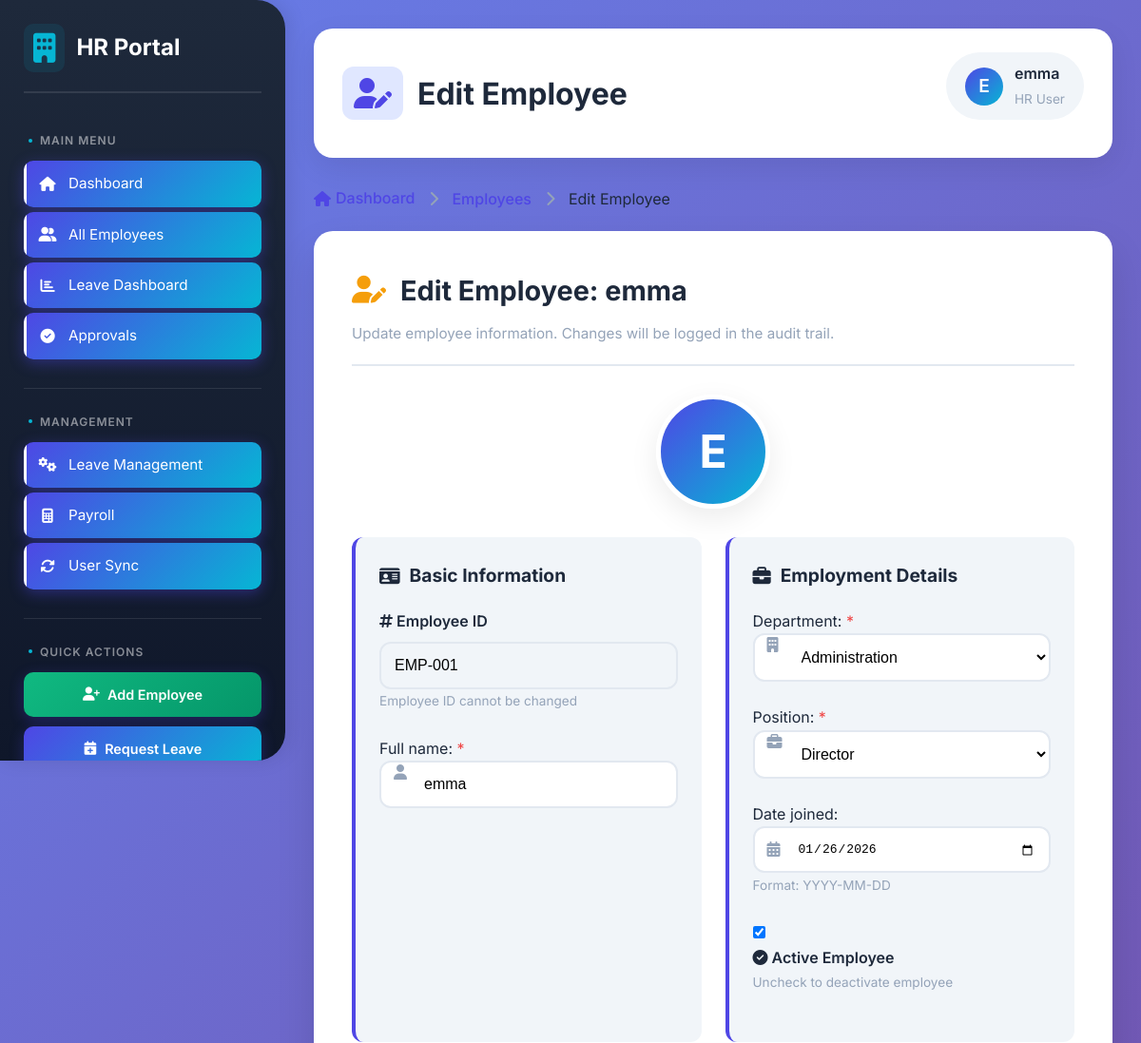
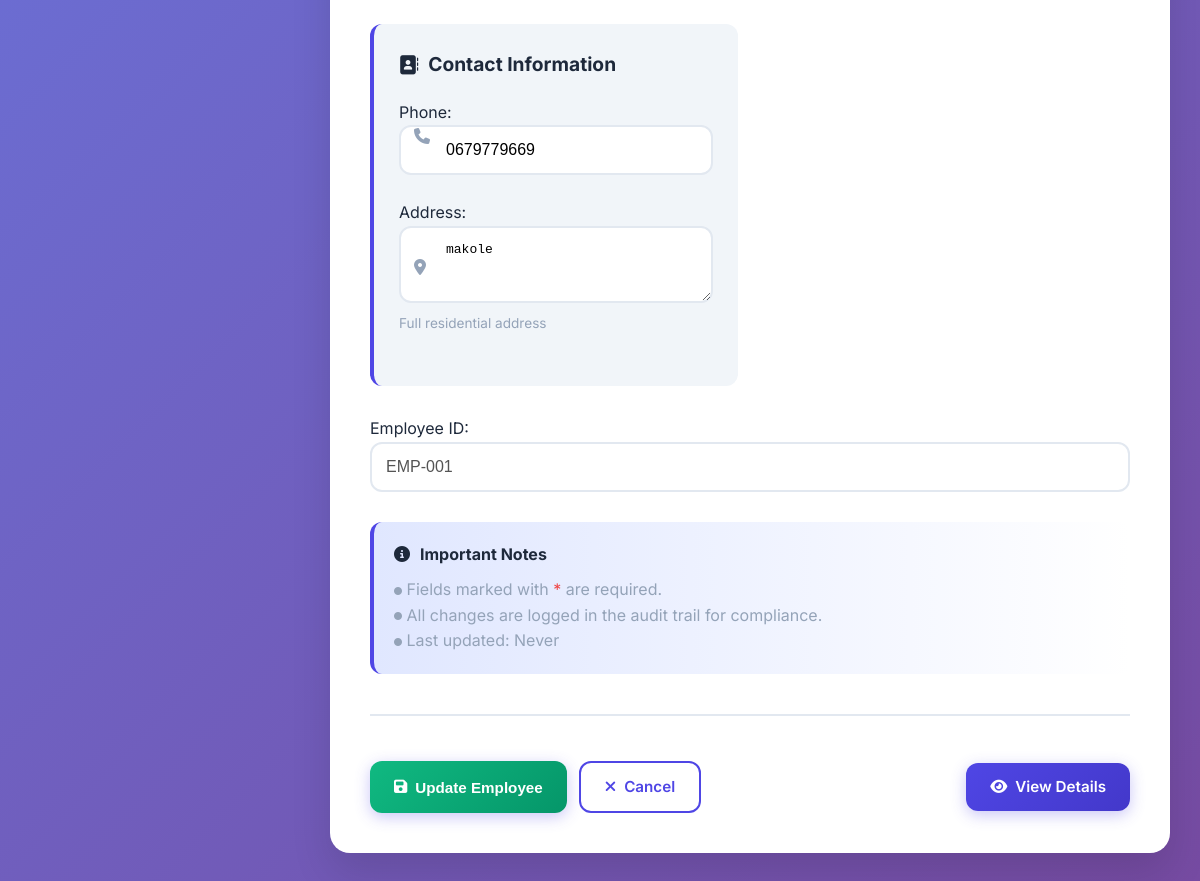
The page /hr/employees/1/edit/ (signed in) on the database its author committed (2 pictures, top to bottom).
### hr/models.py (models this page shows, shortened)
class Employee(models.Model):
    DEPARTMENT_CHOICES = [
        ('', '--- Select Department ---'),
        ('HR', 'Human Resources'),
        ('Finance', 'Finance'),
        ('Procurement', 'Procurement'),
        ('Inventory', 'Inventory/Warehouse'),
        ('Auditor', 'Auditing'),
        ('IT', 'Information Technology'),
        ('Sales', 'Sales'),
        ('Administration', 'Administration'),
    ]
    POSITION_CHOICES = [
        ('', '--- Select Position ---'),
        ('Manager', 'Manager'),
        ('Supervisor', 'Supervisor'),
        ('Staff', 'Staff'),
        ('Officer', 'Officer'),
        ('Assistant', 'Assistant'),
        ('Director', 'Director'),
        ('Coordinator', 'Coordinator'),
    ]
    user = models.OneToOneField(
        User,
        on_delete=models.SET_NULL,
        null=True,
        blank=True
    )
    employee_id = models.CharField(max_length=20, unique=True, blank=True)  # Added blank=True
    full_name = models.CharField(max_length=100)
    department = models.CharField(max_length=50, choices=DEPARTMENT_CHOICES)  # Added choices
    position = models.CharField(max_length=50, choices=POSITION_CHOICES)  # Added choices
    phone = models.CharField(max_length=20)
    address = models.TextField()
    date_joined = models.DateField()
    is_active = models.BooleanField(default=True)
    class Meta:
        ordering = ['employee_id']

### hr/views.py (the view)
# urls.py: path('employees/<int:employee_id>/edit/', views.employee_update, name='employee_update'),
@login_required
@group_required('HR')
def employee_update(request, employee_id):
    employee = get_object_or_404(Employee, id=employee_id)
    if request.method == 'POST':
        form = EmployeeForm(request.POST, instance=employee)
        if form.is_valid():
            old_name = employee.full_name  # Save old name
            form.save()
            audit_log(
                user=request.user,
                action='UPDATE',
                module='HR',
                object_type='Employee',
                object_id=employee.id,
                description=sanitize_audit_text(f'Updated employee record: {old_name} to {employee.full_name}'),
                request=request
            )
            return redirect('hr:employee_detail', employee_id=employee.id)
    else:
        form = EmployeeForm(instance=employee)
    context = {'form': form, 'title': 'Edit Employee', 'employee': employee}
    return render(request, 'hr/employee_form.html', context)

### hr/templates/hr/employee_form.html (shortened to what this page needs)
{% load static %}
<!DOCTYPE html>
<html lang="en">
<head>
    <link rel="stylesheet" href="https://cdnjs.cloudflare.com/ajax/libs/font-awesome/6.4.0/css/all.min.css">
    <link rel="stylesheet" href="{% static 'css/hr-main.css' %}">
    <link rel="stylesheet" href="{% static 'css/hr-components.css' %}">
    <link rel="stylesheet" href="{% static 'css/hr-responsive.css' %}">
    <link rel="stylesheet" href="{% static 'css/hr-notifications.css' %}">
</head>
<body>
    <div class="sidebar">
        <div class="logo">
            <i class="fas fa-building"></i>
            <span>HR Portal</span>
        </div>
        <div class="nav-section">
            <div class="nav-title">Main Menu</div>
            <a href="{% url 'hr:hr_dashboard' %}" class="nav-item">
                <i class="fas fa-home"></i>
                <span>Dashboard</span>
            </a>
            <a href="{% url 'hr:employee_list' %}" class="nav-item">
                <i class="fas fa-user-friends"></i>
                <span>All Employees</span>
            </a>
            <a href="{% url 'hr:leave_dashboard' %}" class="nav-item">
                <i class="fas fa-chart-bar"></i>
                <span>Leave Dashboard</span>
            </a>
            <a href="{% url 'hr:leave_approval_list' %}" class="nav-item">
                <i class="fas fa-check-circle"></i>
                <span>Approvals</span>
            </a>
        </div>
        <div class="sidebar-divider"></div>
        <div class="nav-section">
            <div class="nav-title">Management</div>
            <a href="{% url 'hr:hr_leave_management' %}" class="nav-item">
                <i class="fas fa-cogs"></i>
                <span>Leave Management</span>
            </a>
            <a href="{% url 'hr:finance_leaves_view' %}" class="nav-item">
                <i class="fas fa-calculator"></i>
                <span>Payroll</span>
            </a>
            <a href="{% url 'hr:user_sync' %}" class="nav-item">
                <i class="fas fa-sync-alt"></i>
                <span>User Sync</span>
            </a>
        </div>
        <div class="sidebar-divider"></div>
        <div class="nav-section sidebar-actions">
            <div class="nav-title">Quick Actions</div>
            <a href="{% url 'hr:employee_create' %}" class="sidebar-btn success active">
                <i class="fas fa-user-plus"></i>
                Add Employee
            </a>
            <a href="{% url 'hr:leave_request_create' %}" class="sidebar-btn">
                <i class="fas fa-calendar-plus"></i>
                Request Leave
            </a>
        </div>
    </div>
    <div class="main-content">
        <div class="header">
            <h1>
                <i class="fas fa-user-edit"></i>
                {{ title }}
            </h1>
            <div class="header-right">
                <div class="user-info">
                    <div class="user-avatar">
                        {% if user.get_full_name %}
                            {{ user.get_full_name|first|upper }}
                        {% else %}
                            {{ user.username|first|upper }}
                        {% endif %}
                    </div>
                    <div>
                        <div style="color: var(--dark); font-weight: 600;">
                            {% if user.get_full_name %}
                                {{ user.get_full_name }}
                            {% else %}
                                {{ user.username }}
                            {% endif %}
                        </div>
                        <small style="color: var(--gray); font-size: 0.85em;">
                            {{ user.groups.first|default:"HR User" }}
                        </small>
                    </div>
                </div>
            </div>
        </div>
        <div class="breadcrumb" style="margin-bottom: 20px;">
            <a href="{% url 'hr:hr_dashboard' %}" class="action-link">
                <i class="fas fa-home"></i> Dashboard
            </a>
            <i class="fas fa-chevron-right" style="color: var(--gray); margin: 0 10px;"></i>
            <a href="{% url 'hr:employee_list' %}" class="action-link">
                Employees
            </a>
            <i class="fas fa-chevron-right" style="color: var(--gray); margin: 0 10px;"></i>
            <span style="color: var(--dark);">{{ title }}</span>
        </div>
        <div class="form-card fade-in">
            <div class="form-header">
                <h1>
                    {% if employee %}
                    <i class="fas fa-user-edit" style="color: var(--warning);"></i>
                    Edit Employee: {{ employee.full_name }}
                    {% else %}
                    <i class="fas fa-user-plus" style="color: var(--success);"></i>
                    Add New Employee
                    {% endif %}
                </h1>
                <p class="subtitle">
                    {% if employee %}
                    Update employee information. Changes will be logged in the audit trail.
                    {% else %}
                    Create a new employee record. Fill in all required fields marked with *.
                    {% endif %}
                </p>
            </div>
            <form method="POST" id="employeeForm">
                <div style="text-align: center; margin-bottom: 30px;">
                    <div class="avatar-preview" id="avatarPreview">
                    </div>
                </div>
                <div class="form-grid">
                    <div class="form-section">
                        <h3>
                            <i class="fas fa-id-card"></i>
                            Basic Information
                        </h3>
                        <div class="form-group">
                            <label for="id_employee_id" class="form-label">
                                <i class="fas fa-hashtag"></i> Employee ID
                            </label>
                            {% if employee %}
                            <input type="text"
                                   class="form-control"
                                   value="{{ employee.employee_id }}"
                                   readonly
                                   style="background: var(--gray-extra-light);">
                            <small class="form-text">Employee ID cannot be changed</small>
                            {% endif %}
                        </div>
                        <div class="form-group required-field">
                            {{ form.full_name.label_tag }}
                            {{ form.full_name }}
                        </div>
                    </div>
                    <div class="form-section">
                        <h3>
                            <i class="fas fa-briefcase"></i>
                            Employment Details
                        </h3>
                        <div class="form-group required-field">
                            {{ form.department.label_tag }}
                            {{ form.department }}
                        </div>
                        <div class="form-group required-field">
                            {{ form.position.label_tag }}
                            {{ form.position }}
                        </div>
                        <div class="form-group">
                            {{ form.date_joined.label_tag }}
                            {{ form.date_joined }}
                            <small class="form-text">Format: YYYY-MM-DD</small>
                        </div>
                        <div class="form-group">
                            <div class="checkbox-group">
                                {{ form.is_active }}
                                <label for="id_is_active" class="form-label" style="margin-bottom: 0;">
                                    <i class="fas fa-check-circle"></i> Active Employee
                                </label>
                            </div>
                            <small class="form-text">Uncheck to deactivate employee</small>
                        </div>
                    </div>
                    <div class="form-section">
                        <h3>
                            <i class="fas fa-address-book"></i>
                            Contact Information
                        </h3>
                        <div class="form-group">
                            {{ form.phone.label_tag }}
                            {{ form.phone }}
                        </div>
                        <div class="form-group">
                            {{ form.address.label_tag }}
                            {{ form.address }}
                            <small class="form-text">Full residential address</small>
                        </div>
                    </div>
                </div>
                {% for field in form %}
                    {% if field.name not in 'full_name,department,position,date_joined,is_active,phone,email,address,employee_id' %}
                    <div class="form-group">
                        {{ field.label_tag }}
                        {{ field }}
                    </div>
                    {% endif %}
                {% endfor %}
                <div class="form-note">
                    <h4>
                        <i class="fas fa-info-circle"></i>
                        Important Notes
                    </h4>
                    <p class="text-muted">
                        <i class="fas fa-circle me-1" style="font-size: 0.5em; vertical-align: middle;"></i>
                        Fields marked with <span class="text-danger">*</span> are required.
                    </p>
                    <p class="text-muted">
                        <i class="fas fa-circle me-1" style="font-size: 0.5em; vertical-align: middle;"></i>
                        All changes are logged in the audit trail for compliance.
                    </p>
                    {% if employee %}
                    <p class="text-muted">
                        <i class="fas fa-circle me-1" style="font-size: 0.5em; vertical-align: middle;"></i>
                        Last updated: {{ employee.updated_at|default:"Never" }}
                    </p>
                    {% endif %}
                </div>
                <div class="form-footer">
                    <div class="action-buttons">
                        <button type="submit" class="btn btn-success">
                            <i class="fas fa-save"></i>
                            {% if employee %}Update Employee{% else %}Create Employee{% endif %}
                        </button>
                        <a href="{% url 'hr:employee_list' %}" class="btn btn-outline">
                            <i class="fas fa-times"></i> Cancel
                        </a>
                    </div>
                    {% if employee %}
                    <div class="action-buttons">
                        <a href="{% url 'hr:employee_detail' employee.id %}" class="btn">
                            <i class="fas fa-eye"></i> View Details
                        </a>
                    </div>
                    {% endif %}
                </div>
            </form>
        </div>
    </div>
</body>
</html>

### rows shown on the page
Employee: full_name "emma", employee_id "EMP-001", department "Administration", position "Director", date_joined "01/26/2026", is_active "☑", phone "0679779669", address "makole"

### other values the page prints
{{ title }} "Edit Employee"
{{ user.username|first|upper }} "E"
{{ user.username }} "emma"
{{ user.groups.first|default:"HR User" }} "HR User"
{{ field.label_tag }} "Employee ID:"
{{ employee.updated_at|default:"Never" }} "Never"
